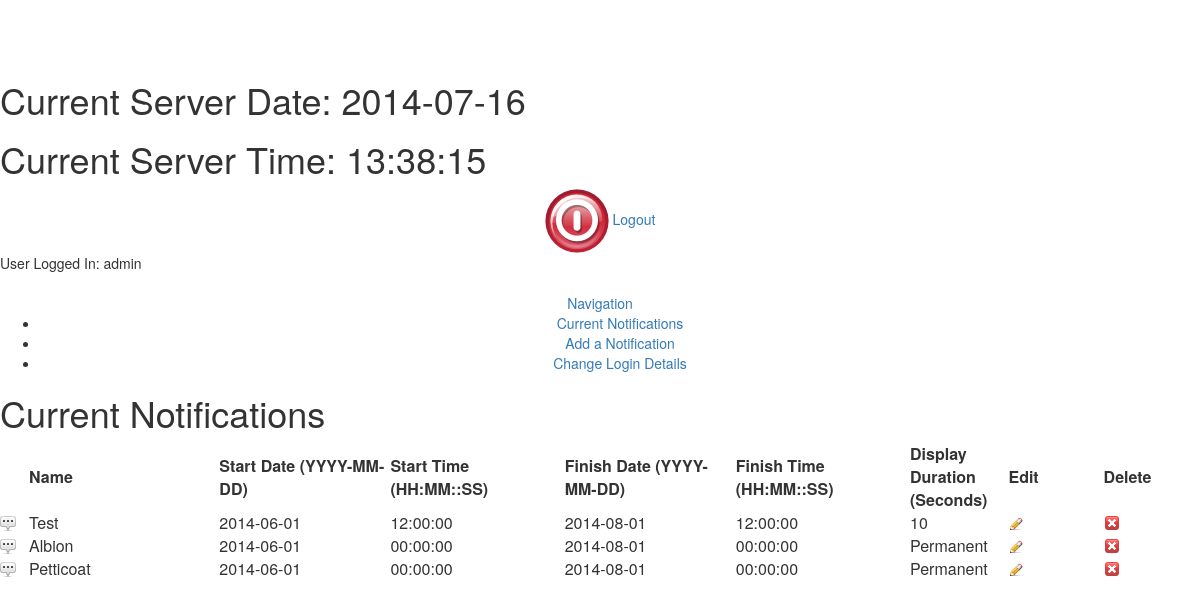
Screenshot of /admin/0_index.php (signed in) with the database file from the repository.
### tables this page shows
CREATE TABLE `cssfiles` (
  `id` int(30) NOT NULL AUTO_INCREMENT,
  `name` varchar(50) NOT NULL,
  `css_files` longtext NOT NULL,
  `start_date` date DEFAULT NULL,
  `start_time` time DEFAULT NULL,
  `finish_date` date DEFAULT NULL,
  `finish_time` time DEFAULT NULL,
  `up_time` int(20) NOT NULL,
  `loc1` int(11) DEFAULT NULL,
  `loc2` int(11) DEFAULT NULL,
  `loc3` int(11) DEFAULT NULL,
  PRIMARY KEY (`id`)
);

### admin/0_index.php (the view, shortened to what this page needs)
<html xmlns="http://www.w3.org/1999/xhtml">
<head>
<link rel="stylesheet" href="//netdna.bootstrapcdn.com/bootstrap/3.1.1/css/bootstrap.min.css">
<link rel="stylesheet" href="//netdna.bootstrapcdn.com/bootstrap/3.1.1/css/bootstrap-theme.min.css">
</head>
<body>
   <div id="container" class="round10">
      <div id="header" class="round5">
           <div class="left">
		   <h1 style="margin-bottom:20px; color:white;"> Live Notifier V1.0</h1>
		       <?php
		$todays_date = date("Y-m-d");
		$current_time = date("H:i:s");
    	echo '<h1 style="margin-bottom:5px;"> Current Server Date: ' . $todays_date . '</h1>';
		echo '<h1> Current Server Time: ' . $current_time . '</h1>';
	?>
		   </div>
           <div class="right" id="adminBtns" align="right">
               <div class="right" align="center">
                   <a href="logoff.php"><img src="images/logout.png" alt="Logout" /></a>
                   <a href="logoff.php">Logout</a>
               </div>
           </div>
            <div class="right" id="loginDetails">User Logged In: <?php echo $_SESSION['curuser']; ?></div>
      </div>
      <div class="clear">&nbsp;</div>
      <div id="sidebar" align="center" class="left round5">
         <a class="navhead" href="#"> Navigation </a>
         <ul class="navlinks">
			<li><a href="index.php">Current Notifications</a></li>
         	<li><a href="index.php?add=true">Add a Notification</a></li>
         	<li><a href="index.php?changelog=true">Change Login Details</a></li>
         </ul>
      </div>
      <div id="content" class="left round10">
		 <?php
			if(isset($_GET['changelog']))
			{
				echo ' <h1> Change Login Details </h1>';
				echo '<form method="post" action="changeinfo.php" >';
				echo '<label> Old Username </label> <br /> <input class="input round5" type="text" name="olduname"/> <br /> ';
				echo ' <label> New Username </label> <br /> <input class="input round5" type="text" name="newuname"/> <br /> ';
				echo ' <label> Old Password  </label> <br /> <input class="input round5" type="text" name="oldupass"/> <br /> ';
				echo ' <label> New Password  </label> <br /> <input class="input round5" type="text" name="newupass"/> <br /> ';
				echo '<input type="hidden" name="chng" value="true">';
				echo '<input id="submitb" style="margin-top:10px" class="btn" type="submit" value="Save" />';
				echo '</form>';
				echo '</br>';echo '</br>';echo '</br>';
			}
			else
			{
			echo ' <h1> Current Notifications</h1>';
echo ' <table class="tbl" >';
            echo ' <col width="30" />';
  			echo ' <col width="200" />';
echo ' <col width="180" />';
echo ' <col width="180" />';
echo ' <col width="180" />';
echo ' <col width="180" />';
echo ' <col width="100" />';
            echo ' <col width="100" />';
            echo ' <col width="100" />';
            	echo '<tr>';
                	echo '<th id="empty">  </th>';
                    echo '<th> Name </th>';
echo '<th> Start Date (YYYY-MM-DD) </th>';
echo '<th> Start Time (HH:MM::SS) </th>';
echo '<th> Finish Date (YYYY-MM-DD)</th>';
echo '<th> Finish Time (HH:MM::SS)</th>';
echo '<th> Display Duration (Seconds)</th>';
                    echo '<th> Edit </th>';
                    echo '<th> Delete </th>';
                echo '</tr>';
			$query = mysql_query("SELECT * from cssfiles");
			while($res = mysql_fetch_array($query))
			{
			echo '<tr>';
				echo '<td>';
					echo '<img src="images/Comment.png"/>';
				echo '</td>';
				echo '</p> <td>';
					echo $res['name'];
				echo '</td>';
				echo '</p> <td>';
				if($res['start_date']=='0000-00-00')
				{
					echo 'Everyday';
				}
				else
				{
					echo $res['start_date'];
				}
				echo '</td>';
				echo '</p> <td>';
					echo $res['start_time'];
				echo '</td>';
				echo '</p> <td>';
				if($res['finish_date']=='0000-00-00')
				{
					echo 'Everyday';
				}
				else
				{
					echo $res['finish_date'];
				}
				echo '</td>';
				echo '</p> <td>';
					echo $res['finish_time'];
				echo '</td>';
				echo '</p> <td>';
				if($res['up_time']=='0')
				{
					echo 'Permanent';
				}
				else
				{
					echo $res['up_time'];
				}
				echo '</td>';
				echo '<td>';
					$tx = $res['id'];
					echo '<a href="index.php?edit=' . $tx . '"> <img src="images/Pencil.png"/> </a>';
				echo '</td>';
				echo '<td>';
					$tx = $res['id'];
					echo '<a href="deletecss.php?delete=' . $tx . '"> <img src="images/Delete.png"/> </a>';
				echo '</td>';
			echo '</tr>';
			}
			}
			?>
            </table>
         <br /><br />
      </div>
   </div>
</body>
</html>

### rows the page displays
cssfiles: name "Test", start_date "2014-06-01", start_time "12:00:00", finish_date "2014-08-01", finish_time "12:00:00", up_time "10"
cssfiles: name "Albion", start_date "2014-06-01", start_time "00:00:00", finish_date "2014-08-01", finish_time "00:00:00", up_time "Permanent"
cssfiles: name "Petticoat", start_date "2014-06-01", start_time "00:00:00", finish_date "2014-08-01", finish_time "00:00:00", up_time "Permanent"

### other values shown
$_SESSION['curuser'] "admin"
